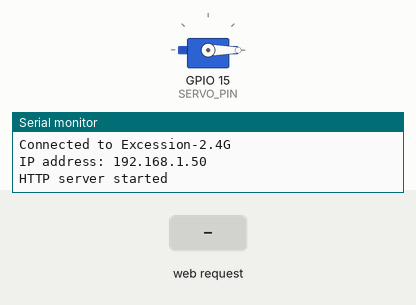
This sketch was run on a simulated ESP32. Parts: servo, the last lines printed to the serial monitor. The test bench sets the inputs (shaded band). WiFi joins after 1.5 s; servers stay silent unless stated.

Above: at 2.7 s.
2.8 s: HTTP request GET /toggle_garage_door received
At 3.4 s:
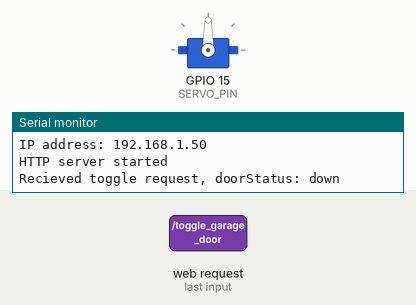
Timing chart, 0 to 5.8 s (numbered marks = the images above; inputs shaded):
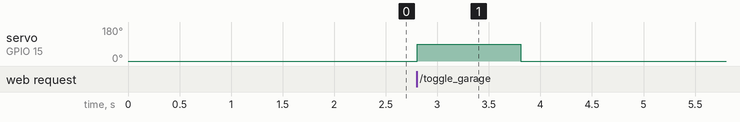

Measured:
- after the input at 2.8 s, servo on GPIO 15 (SERVO_PIN): 0° → 90° at once, → 0° 1.0 s later

The sketch:

garage_door_esp32.ino
```cpp
/*
 * ESP32 AJAX Demo
 * Updates and Gets data from webpage without page refresh
 * https://circuits4you.com
 */
#include <WiFi.h>
#include <WiFiClient.h>
#include <WebServer.h>

#include <ESP32Servo.h>

#include "index.h"  //Web page header file

WebServer server(80);

//Enter your SSID and PASSWORD
// const char* ssid = "Telstra9D0014";
// const char* password = "698a9e7e2p";
const char* ssid = "Excession-2.4G";
const char* password = "The Sleeper Service";

// Garage door sw
bool limitSwitch = true;
bool actuateDoor = false;

// Delay time for servo acuation (ms)
const int servoTimer = 1000;
unsigned long timerPast = 0;

// Servo states
#define S_OPEN 0x00
#define S_ACTUATE 0x01
int servoState = S_OPEN;

#define PWM_HZ 100
#define PWM_MIN 500
#define PWM_MAX 2400

#define SERVO_PIN 15
Servo garageServo;  // create servo object to control a servo

//===============================================================
// This routine is executed when you open its IP in browser
//===============================================================
void handleRoot() {
    String s = MAIN_page; //Read HTML contents
    server.send(200, "text/html", s); //Send web page
}

// Return status of garage door limit switch
void handleLimitSW() {
    String doorStatus = (limitSwitch) ? "down" : "up";
    server.send(200, "text/plane", doorStatus);
}

// Recieve garage door toggle request
void handleGarageToggle() {
    actuateDoor = true;
    server.send(200, "text/plane", "Success");

    String doorStatus = (limitSwitch) ? "down" : "up";
    Serial.print("Recieved toggle request, doorStatus: ");
    Serial.println(doorStatus);
}

//===============================================================
// Setup
//===============================================================

void setup(void){
	// Allow allocation of all timers
	ESP32PWM::allocateTimer(0);
	ESP32PWM::allocateTimer(1);
	ESP32PWM::allocateTimer(2);
	ESP32PWM::allocateTimer(3);
	garageServo.setPeriodHertz(PWM_HZ);    // standard 50 hz servo
    // attaches the servo on pin 15 to the servo object
	garageServo.attach(SERVO_PIN, PWM_MIN, PWM_MAX);

    Serial.begin(115200);
    Serial.println();
    Serial.println("Booting Sketch...");

    // Zero servo motor
    garageServo.write(0);

    /*
    //ESP32 As access point
      WiFi.mode(WIFI_AP); //Access Point mode
      WiFi.softAP(ssid, password);
    */
    //ESP32 connects to your wifi -----------------------------------
    WiFi.mode(WIFI_STA); //Connect to your wifi
    WiFi.begin(ssid, password);

    Serial.println("Connecting to ");
    Serial.print(ssid);

    //Wait for WiFi to connect
    while(WiFi.waitForConnectResult() != WL_CONNECTED){
        Serial.print(".");
    }

    //If connection successful show IP address in serial monitor
    Serial.println("");
    Serial.print("Connected to ");
    Serial.println(ssid);
    Serial.print("IP address: ");
    Serial.println(WiFi.localIP());  //IP address assigned to your ESP
    //----------------------------------------------------------------

    //This is display page
    server.on("/", handleRoot);
    //To get update of grg door state
    server.on("/check_garage_door", handleLimitSW);
    //To operate garage door
    server.on("/toggle_garage_door", handleGarageToggle);

    server.begin();                  //Start server
    Serial.println("HTTP server started");


}

//===============================================================
// This routine is executed when you open its IP in browser
//===============================================================
void loop(void){
    server.handleClient();
    // Servo state machine
    switch (servoState) {
        case S_OPEN:
            garageServo.write(0);

            // On Transition
            if (actuateDoor) {
                garageServo.write(90);
                timerPast = millis();
                servoState = S_ACTUATE;
            }
            break;
        case S_ACTUATE:
            garageServo.write(90);

            // On Transition
            if ((millis() - timerPast) >= servoTimer) {
                garageServo.write(0);
                actuateDoor = false;
                servoState = S_OPEN;

                // Temp limit switch sim
                // TODO
                limitSwitch = !limitSwitch;
            }
            break;
    }
    delay(100);
}
```

index.h
```cpp
const char MAIN_page[3000] PROGMEM = R"=====(
<!doctype html>
<html lang="en">
    <head>
        <!-- Required meta tags -->
        <meta charset="utf-8">
        <meta name="viewport" content="width=device-width, initial-scale=1">

        <!-- Bootstrap CSS -->
        <link href="https://cdn.jsdelivr.net/npm/bootstrap@5.1.3/dist/css/bootstrap.min.css" rel="stylesheet" integrity="sha384-1BmE4kWBq78iYhFldvKuhfTAU6auU8tT94WrHftjDbrCEXSU1oBoqyl2QvZ6jIW3" crossorigin="anonymous">

        <title>Hello, world!</title>
    </head>
    <script charset="utf-8">
        setInterval(function() {
            // Call a function repetatively with 2 Second interval
            getData();
        }, 2000); //2000mSeconds update rate

        function getData() {
            var xhttp = new XMLHttpRequest();
            xhttp.addEventListener("load", function() {
                if (this.status == 200) {
                    var initial_door_state =
                       document.getElementById("garage_state")
                    var alert_div = document.getElementById("door_alert");
                    var curr_alert_class = alert_div.className

                    // Modify Alert box
                    if (this.responseText === "down") {
                        alert_div.className = "alert alert-warning";
                    } else if (this.responseText === "up") {
                        alert_div.className = "alert alert-danger";
                    }

                    // Hide spinner if changed
                    if (curr_alert_class !== alert_div.className ||
                      !initial_door_state.innerHTML) {
                        document.getElementById("spinner").hidden = true;
                    }

                    // Display down or up
                    initial_door_state.innerHTML = this.responseText;
                }
            });
            xhttp.open("GET", "check_garage_door", true);
            xhttp.send();
        }

        function toggleGarage() {
        var xhttp = new XMLHttpRequest();
        document.getElementById("spinner").hidden = false;

        //xhttp.setRequestHeader("Content-type","application/x-www-form-urlencoded");
        xhttp.open("POST", "toggle_garage_door", true);
        xhttp.send();
        }

    </script>

    <h3>Our Flask Buttons<h3/>
    <div id="door_alert" class="alert alert-warning" role="alert">
        The door is <span id="garage_state"></span>
        <div class="spinner-border" role="status" id="spinner">
            <span class="visually-hidden">Loading...</span>
        </div>
    </div>
    <!-- <form method="post" action="" onsubmit="toggleGarage();return false;"> -->
        <button class="btn btn-primary" onclick=toggleGarage() />Toggle Garage</button>
    <!-- </form> -->
)=====";
```
